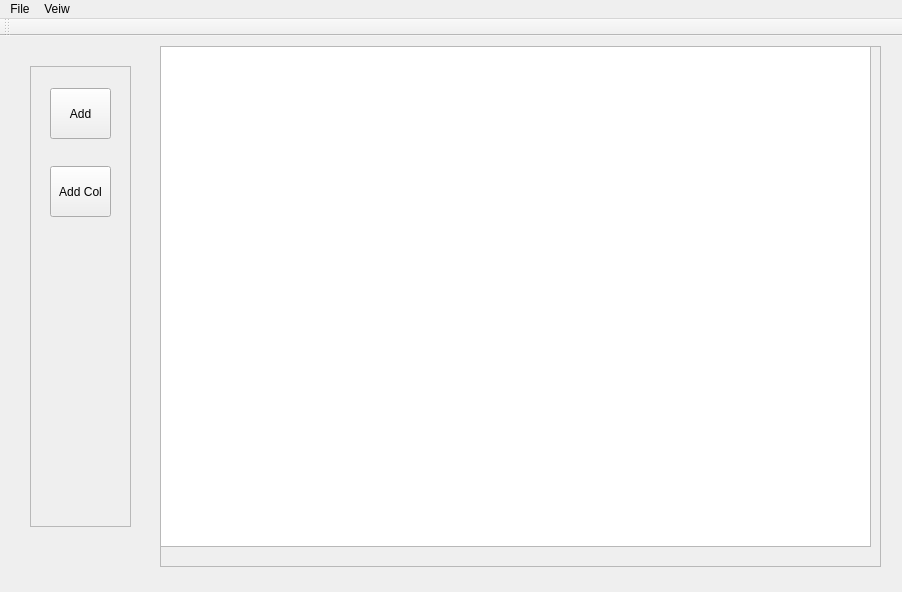
<?xml version="1.0" encoding="UTF-8"?>
<ui version="4.0">
 <class>MainWindow</class>
 <widget class="QMainWindow" name="MainWindow">
  <property name="geometry">
   <rect>
    <x>0</x>
    <y>0</y>
    <width>902</width>
    <height>592</height>
   </rect>
  </property>
  <property name="minimumSize">
   <size>
    <width>600</width>
    <height>400</height>
   </size>
  </property>
  <property name="windowTitle">
   <string>MainWindow</string>
  </property>
  <widget class="QWidget" name="centralWidget">
   <widget class="QFrame" name="frame">
    <property name="geometry">
     <rect>
      <x>30</x>
      <y>30</y>
      <width>101</width>
      <height>461</height>
     </rect>
    </property>
    <property name="frameShape">
     <enum>QFrame::StyledPanel</enum>
    </property>
    <property name="frameShadow">
     <enum>QFrame::Raised</enum>
    </property>
    <widget class="QPushButton" name="addButton">
     <property name="geometry">
      <rect>
       <x>20</x>
       <y>22</y>
       <width>61</width>
       <height>51</height>
      </rect>
     </property>
     <property name="text">
      <string>Add</string>
     </property>
    </widget>
    <widget class="QPushButton" name="addColButton">
     <property name="geometry">
      <rect>
       <x>20</x>
       <y>100</y>
       <width>61</width>
       <height>51</height>
      </rect>
     </property>
     <property name="text">
      <string>Add Col</string>
     </property>
    </widget>
   </widget>
   <widget class="QFrame" name="frame_2">
    <property name="geometry">
     <rect>
      <x>160</x>
      <y>10</y>
      <width>721</width>
      <height>521</height>
     </rect>
    </property>
    <property name="frameShape">
     <enum>QFrame::StyledPanel</enum>
    </property>
    <property name="frameShadow">
     <enum>QFrame::Raised</enum>
    </property>
    <widget class="QTableView" name="tableView">
     <property name="geometry">
      <rect>
       <x>0</x>
       <y>0</y>
       <width>711</width>
       <height>501</height>
      </rect>
     </property>
    </widget>
   </widget>
  </widget>
  <widget class="QMenuBar" name="menuBar">
   <property name="geometry">
    <rect>
     <x>0</x>
     <y>0</y>
     <width>902</width>
     <height>21</height>
    </rect>
   </property>
   <widget class="QMenu" name="menuFile">
    <property name="title">
     <string>File</string>
    </property>
    <addaction name="actionNew"/>
    <addaction name="actionOpen"/>
    <addaction name="actionSave"/>
    <addaction name="actionSave_As"/>
    <addaction name="separator"/>
    <addaction name="actionPreferences"/>
   </widget>
   <widget class="QMenu" name="menuVeiw">
    <property name="title">
     <string>Veiw</string>
    </property>
   </widget>
   <addaction name="menuFile"/>
   <addaction name="menuVeiw"/>
  </widget>
  <widget class="QToolBar" name="mainToolBar">
   <property name="minimumSize">
    <size>
     <width>0</width>
     <height>0</height>
    </size>
   </property>
   <attribute name="toolBarArea">
    <enum>TopToolBarArea</enum>
   </attribute>
   <attribute name="toolBarBreak">
    <bool>false</bool>
   </attribute>
  </widget>
  <action name="actionNew">
   <property name="text">
    <string>New</string>
   </property>
  </action>
  <action name="actionOpen">
   <property name="text">
    <string>Open</string>
   </property>
  </action>
  <action name="actionSave">
   <property name="text">
    <string>Save</string>
   </property>
  </action>
  <action name="actionSave_As">
   <property name="text">
    <string>Save As</string>
   </property>
  </action>
  <action name="actionPreferences">
   <property name="text">
    <string>Preferences</string>
   </property>
  </action>
  <action name="actionCopy">
   <property name="text">
    <string>Copy</string>
   </property>
  </action>
 </widget>
 <layoutdefault spacing="6" margin="11"/>
 <resources/>
 <connections/>
</ui>
